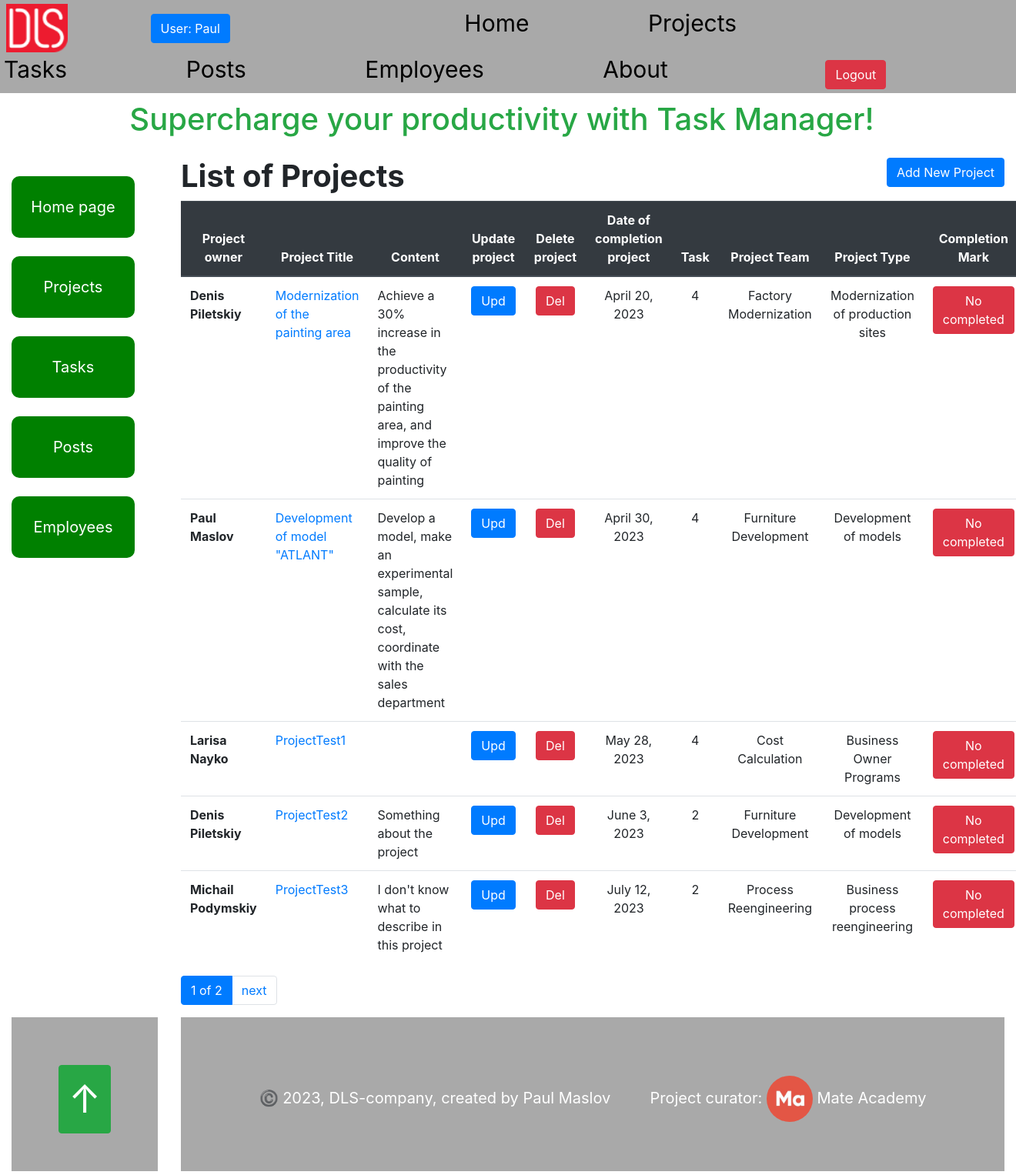
Page /projects/ (signed in) on the committed database.
### task_manager/models.py (models this page shows, shortened)
class Employee(AbstractUser):
    position = models.ForeignKey(
        Position,
        null=True,
        blank=True,
        on_delete=models.CASCADE,
        related_name="employees"
    )
    class Meta:
        ordering = ["username"]
        verbose_name = "employee"
        verbose_name_plural = "employees"

class Project(models.Model):
    name = models.CharField(max_length=255)
    description = models.TextField(null=True, blank=True)
    created_time = models.DateTimeField(auto_now_add=True)
    deadline = models.DateField(null=True, blank=True)
    is_completed = models.BooleanField()
    owner = models.ForeignKey(
        Employee,
        on_delete=models.CASCADE,
        related_name="project",
    )
    team = models.ForeignKey(
        Team,
        on_delete=models.CASCADE,
    )
    project_type = models.ForeignKey(
        ProjectType,
        on_delete=models.CASCADE,
    )
    class Meta:
        ordering = ["deadline"]

class Team(models.Model):
    name = models.CharField(max_length=50, null=True, blank=True)
    employees = models.ManyToManyField(Employee, related_name="teams")
    class Meta:
        ordering = ["name"]

class ProjectType(models.Model):
    name = models.CharField(max_length=50, null=True, blank=True)
    class Meta:
        ordering = ["name"]
    def __str__(self) -> str:
        return self.name

### task_manager/views.py (the view)
# urls.py: path("projects/", ProjectListView.as_view(), name="project-list"),
class ProjectListView(LoginRequiredMixin, generic.ListView):
    model = Project
    paginate_by = 5
    queryset = Project.objects.select_related("project_type", "owner").prefetch_related(
       "team",
       "task",
    ).order_by("deadline")

### templates/task_manager/project_list.html
{%  extends "base.html" %}
{% block content %}
  <h1>
    <strong>List of Projects</strong>
    <a
      class="btn btn-primary"
      style="float: right"
      href="{% url 'task_manager:project-create'%}">
      Add New Project
    </a>
  </h1>
  <table class="table">
    <thead class="thead-dark">
      <tr class="text-center">
        <th scope="col">Project owner</th>
        <th scope="col">Project Title</th>
        <th scope="col">Content</th>
        <th scope="col">Update project</th>
        <th scope="col">Delete project</th>
        <th scope="col">Date of completion project</th>
        <th scope="col">Task</th>
        <th scope="col">Project Team</th>
        <th scope="col">Project Type</th>
        <th scope="col">Completion Mark</th>
      </tr>
    </thead>
    <tbody>
    {% for project in project_list %}
      <tr>
        <th scope="row">
          {{ project.owner.first_name }} {{ project.owner.last_name }}
        </th>
        <td><a href="{%  url 'task_manager:project-detail' pk=project.id %}">{{ project.name }}</a></td>
        <td>{{ project.description }}</td>
        <td class="text-center">
          <a
            class="btn btn-primary"
            href="{% url 'task_manager:project-update' pk=project.id %}">
            Upd
          </a>
        </td>
        <td class="text-center">
          <a
            class="btn btn-danger"
            href="{% url 'task_manager:project-delete' pk=project.id %}">
            Del
          </a>
        </td>
        <td class="text-center">{{ project.deadline }}</td>
        <td class="text-center">{{ project.task.all.count }}</td>
        <td class="text-center">{{ project.team.name }}</td>
        <td class="text-center">{{ project.project_type }}</td>
        <td class="text-center">
        {% if project.is_completed %}
          <a
            class="btn btn-success"
            href="{% url 'task_manager:project-detail' pk=project.id  %}">
            Completed
          </a>
          {% else %}
           <a
            class="btn btn-danger"
            href="{% url 'task_manager:project-detail' pk=project.id  %}">
            No completed
          </a>
        {% endif %}
        </td>
      </tr>
    {% endfor %}
    </tbody>
  </table>
{% endblock %}

### templates/includes/navigation.html (shortened to what this page needs)
{% load static %}
<div class="header">
  <span class="logo">
    <a href="https://dls.ua/">
      <img src="{% static 'images/logodls.png'%}" alt="DLS logo">
    </a>
  </span>
   {% if user.is_authenticated %}
     <a
       class="login btn btn-primary"
       href="{% url 'task_manager:employee-detail' pk=user.id %}">
       User: {{ user.username }}
     </a>
     <div class="nav">
       <a class="nav__link" href="{% url 'task_manager:index' %}">Home</a>
       <a class="nav__link" href="{% url 'task_manager:project-list' %}">Projects</a>
       <a class="nav__link" href="{% url 'task_manager:task-list' %}">Tasks</a>
       <a class="nav__link" href="{% url 'task_manager:post-list' %}">Posts</a>
       <a class="nav__link" href="{% url 'task_manager:employee-list' %}">Employees</a>
       <a class="nav__link" href="{% url 'task_manager:about' %}">About</a>
     </div>
     <a class="btn btn-danger" href="{% url 'logout' %}">Logout</a>
   {% endif %}
</div>

### static/css/styles.css (style rules this page uses)
html { scroll-behavior: smooth; }
body { margin: 0; padding: 0; box-sizing: border-box; --button-height: 100px; --button-width: 100px; }
.header { padding: 5px; text-align: left; background-color: darkgray; }
.nav { margin-right: 50px; display: inline; }
.nav__link { margin-right: 150px; display: inline-block; font-size: 30px; color: black; text-decoration: burlywood; }
.logo { margin-right: 100px; padding: 3px; }
.logo img { width: 80px; }
.login { margin-right: 300px; }

### rows in the picture
Employee: username "Paul"
Project: owner.first_name "Denis", owner.last_name "Piletskiy", name "Modernization of the painting area", description "Achieve a 30% increase in the productivity of the painting area, and improve the quality of painting", deadline "April 20, 2023", task.all.count "4", team.name "Factory Modernization", project_type "Modernization of production sites", is_completed "No completed"
Project: owner.first_name "Paul", owner.last_name "Maslov", name "Development of model \"ATLANT\"", description "Develop a model, make an experimental sample, calculate its cost, coordinate with the sales department", deadline "April 30, 2023", task.all.count "4", team.name "Furniture Development", project_type "Development of models", is_completed "No completed"
Project: owner.first_name "Larisa", owner.last_name "Nayko", name "ProjectTest1", deadline "May 28, 2023", task.all.count "4", team.name "Cost Calculation", project_type "Business Owner Programs", is_completed "No completed"
Project: owner.first_name "Denis", owner.last_name "Piletskiy", name "ProjectTest2", description "Something about the project", deadline "June 3, 2023", task.all.count "2", team.name "Furniture Development", project_type "Development of models", is_completed "No completed"
Project: owner.first_name "Michail", owner.last_name "Podymskiy", name "ProjectTest3", description "I don't know what to describe in this project", deadline "July 12, 2023", task.all.count "2", team.name "Process Reengineering", project_type "Business process reengineering", is_completed "No completed"

### other values in the picture
{{ page_obj.number }} "1"
{{ paginator.num_pages }} "2"
